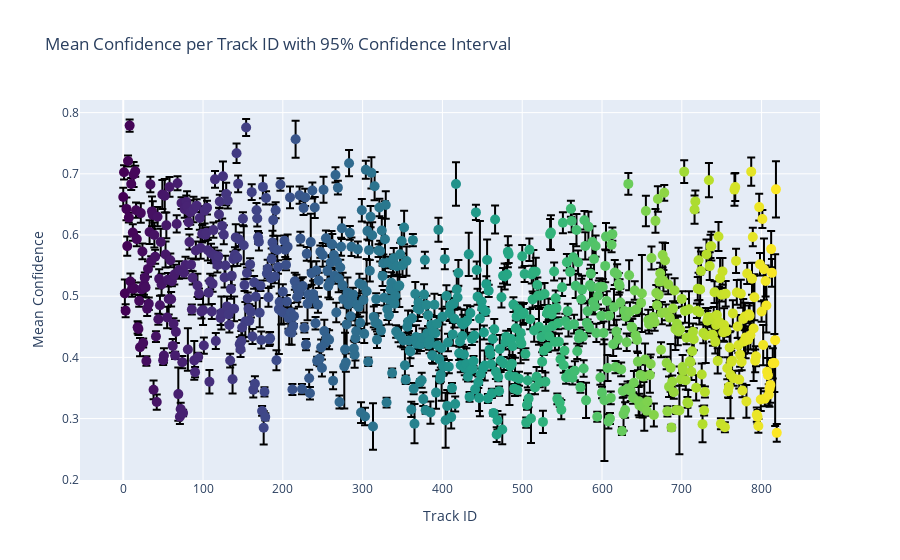

The code cell stored with this chart in its notebook:
### Code cell
import pandas as pd
import plotly.graph_objects as go
from scipy import stats

# Read the txt file into a pandas DataFr
# Aggregate confidence for each track_id
agg_df = df.groupby('track_id')['confidence'].agg(['mean', 'count', 'std']).reset_index()

# Calculate the standard error of the mean (SEM)
agg_df['sem'] = agg_df['std'] / agg_df['count'] ** 0.5

# Calculate the t-critical value for the 95% confidence interval
confidence_level = 0.95
degrees_freedom = agg_df['count'] - 1
t_critical = stats.t.ppf((1 + confidence_level) / 2, degrees_freedom)

# Handle cases where degrees of freedom is zero (count = 1)
t_critical[degrees_freedom == 0] = 0

# Calculate the margin of error
agg_df['margin_of_error'] = t_critical * agg_df['sem']

# Create a scatter plot with error bars
fig = go.Figure()

fig.add_trace(go.Scatter(
    x=agg_df['track_id'],
    y=agg_df['mean'],
    error_y=dict(
        type='data',
        array=agg_df['margin_of_error'],
        visible=True
    ),
    mode='markers',
    marker=dict(size=10, color=agg_df['track_id'], colorscale='Viridis'),
    name='Mean Confidence'
))

# Update the layout for better readability
fig.update_layout(
    title='Mean Confidence per Track ID with 95% Confidence Interval',
    xaxis_title='Track ID',
    yaxis_title='Mean Confidence',
    showlegend=False
)

# Show the plot
fig.show()

### Figure 1 — Plotly figure (JSON) as saved in the notebook; plotly's stock layout.template omitted (floating-point values rounded to 4 significant figures; data arrays with more than 128 entries replaced by an {"elided": "..."} marker saying what was removed)
{"data": [{"error_y": {"array": {"elided": "817 float values"}, "type": "data", "visible": true}, "marker": {"color": {"elided": "817 int values"}, "colorscale": [[0, "#440154"], [0.1111, "#482878"], [0.2222, "#3e4989"], [0.3333, "#31688e"], [0.4444, "#26828e"], [0.5556, "#1f9e89"], [0.6667, "#35b779"], [0.7778, "#6ece58"], [0.8889, "#b5de2b"], [1, "#fde725"]], "size": 10}, "mode": "markers", "name": "Mean Confidence", "type": "scatter", "x": {"elided": "817 int values"}, "y": {"elided": "817 float values"}}], "layout": {"showlegend": false, "title": {"text": "Mean Confidence per Track ID with 95% Confidence Interval"}, "xaxis": {"title": {"text": "Track ID"}}, "yaxis": {"title": {"text": "Mean Confidence"}}}}
